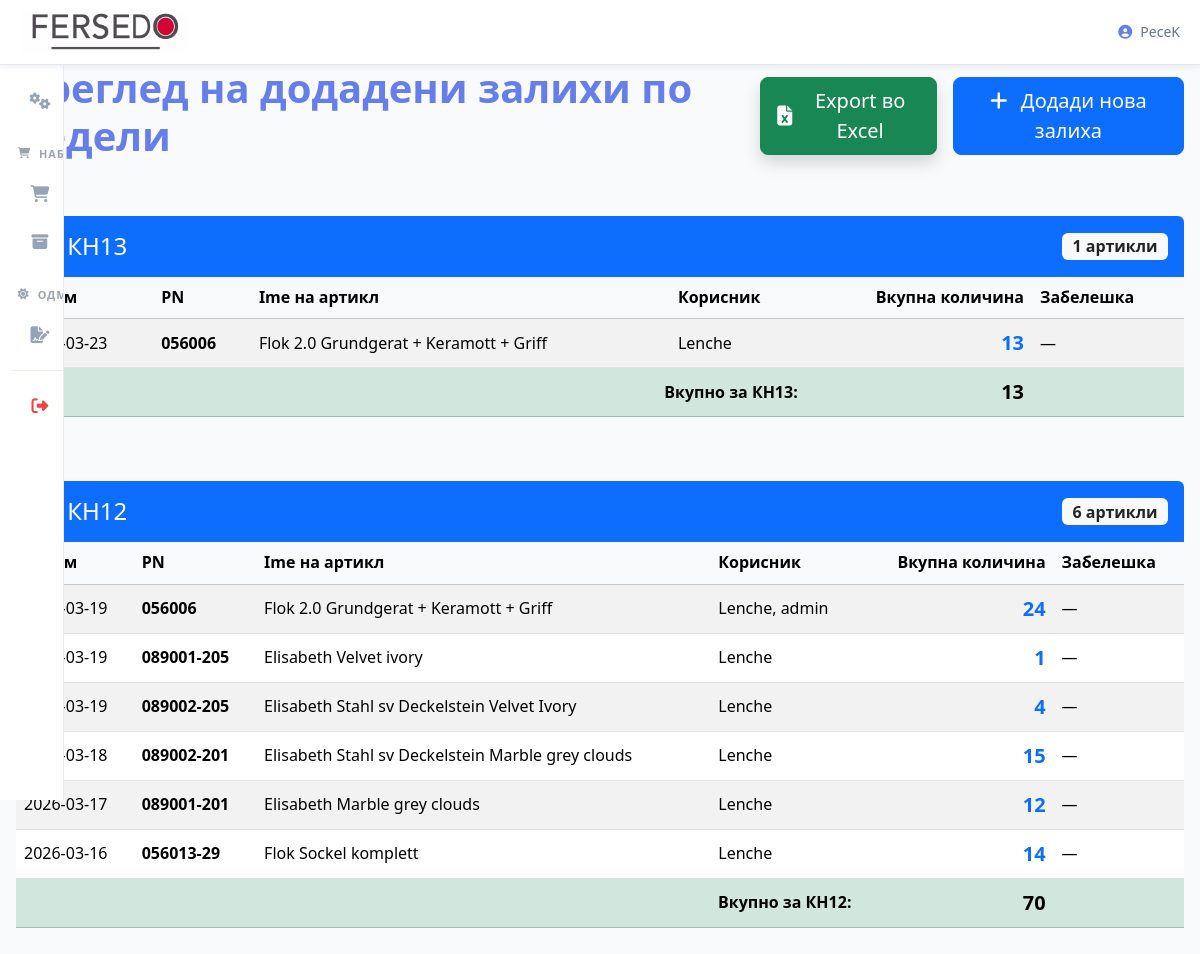
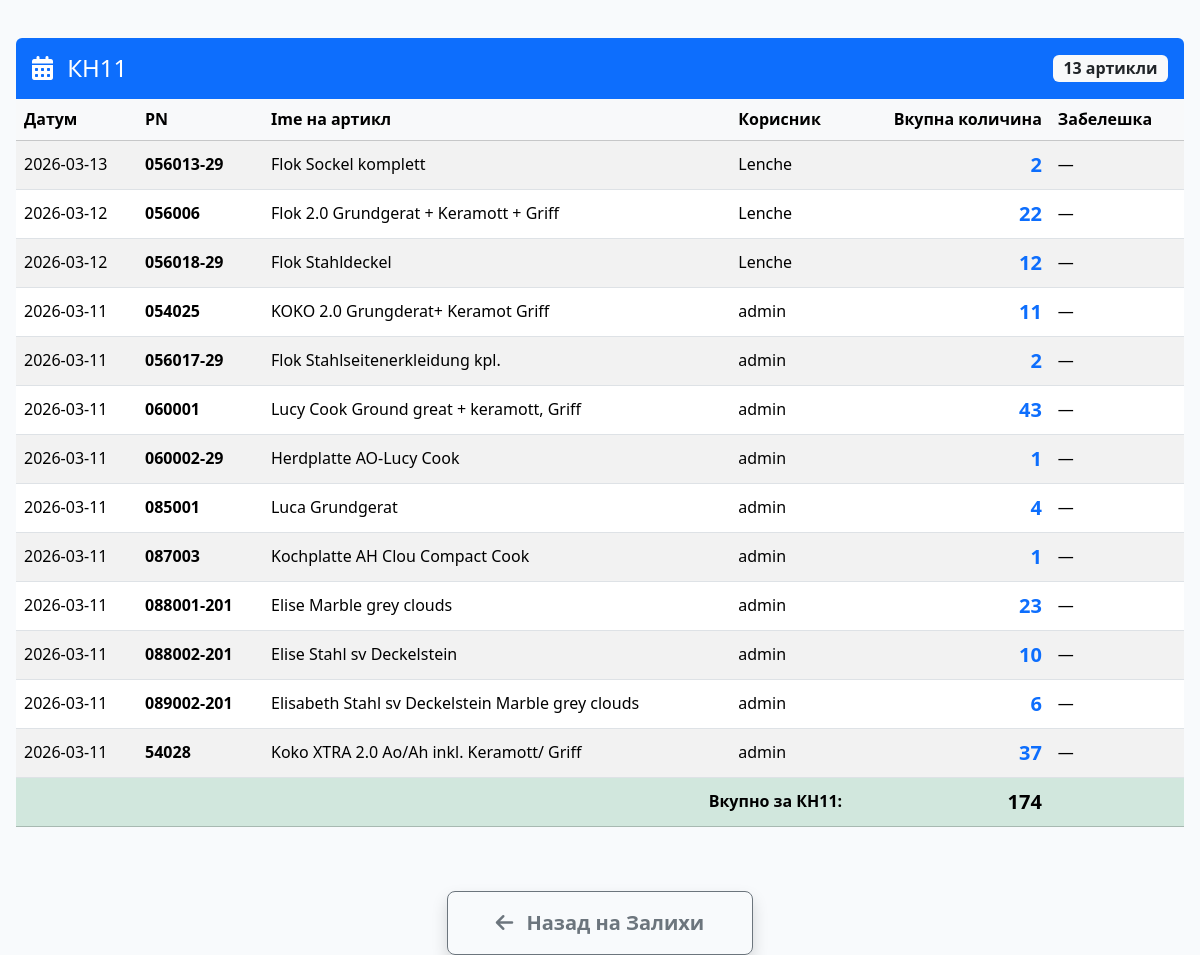
The page /zalihi/dodadeni_po_nedeli (signed in) on the database its author committed (2 pictures, top to bottom).
### tables this page shows
CREATE TABLE zaliha_dodadi_log (
            id INTEGER PRIMARY KEY AUTOINCREMENT,
            datum TEXT NOT NULL,
            username TEXT NOT NULL,
            pn TEXT NOT NULL,
            ime TEXT NOT NULL,
            kolicina INTEGER NOT NULL,
            tip TEXT NOT NULL,           -- 'platena' или 'neplatena'
            zabeleska TEXT
        );

### routes/zalihi.py (the view)
@zalihi_bp.route("/dodadeni_po_nedeli")
@login_required
def dodadeni_po_nedeli():
    conn = get_db()
    cursor = conn.cursor()
    raw = cursor.execute("""
        SELECT
            datum,
            pn,
            ime,
            SUM(kolicina) AS vkupna_kolicina,
            GROUP_CONCAT(username, ', ') AS korisnici_raw,
            zabeleska
        FROM zaliha_dodadi_log
        GROUP BY pn, ime, strftime('%Y-%W', datum)
        ORDER BY datum DESC
    """).fetchall()
    conn.close()
    weeks = defaultdict(list)
    week_totals = {}
    for row in raw:
        r = dict(row)
        try:
            dt = datetime.strptime(r['datum'][:10], '%Y-%m-%d')
            week_num = dt.isocalendar()[1]
            nedela_key = f"КН{week_num:02d}"
        except:
            nedela_key = "КН--"
        r['nedela'] = nedela_key
        if r.get('korisnici_raw'):
            users = sorted(set(u.strip() for u in r['korisnici_raw'].split(',')))
            r['korisnici'] = ', '.join(users)
        else:
            r['korisnici'] = '—'
        weeks[nedela_key].append(r)
        if nedela_key not in week_totals:
            week_totals[nedela_key] = 0
        week_totals[nedela_key] += r['vkupna_kolicina']
    sorted_weeks = sorted(weeks.items(), key=lambda x: x[0], reverse=True)
    return render_template('zalihi_dodadeni_po_nedeli.html',
                           sorted_weeks=sorted_weeks,
                           week_totals=week_totals)

### app.py (called while the page is built)
@app.context_processor
def inject_vapid_key():
    return dict(VAPID_PUBLIC_KEY=VAPID_PUBLIC_KEY)

### utils/db.py (called while the page is built)
def get_db():
    global DATABASE_PATH
    if DATABASE_PATH is None:
        try:
            DATABASE_PATH = current_app.config['DATABASE_PATH']
        except RuntimeError:
            DATABASE_PATH = r"C:\Users\Server\Desktop\Proekt Fersedo\instance\database.db"
    conn = sqlite3.connect(
        DATABASE_PATH,
        timeout=10,
        check_same_thread=False,
    )
    conn.row_factory = lambda cursor, row: dict(
        zip([col[0] for col in cursor.description], row)
    )
    return conn

### templates/zalihi_dodadeni_po_nedeli.html
{% extends "base.html" %}
{% block content %}
<div class="container" style="max-width: 1400px; margin: 4rem auto; padding: 0 1rem;">
    <div class="d-flex justify-content-between align-items-center mb-5">
        <h1 style="font-weight: 800; color: var(--primary);">
            Преглед на додадени залихи по недели
        </h1>
        <div class="d-flex gap-3">
            <a href="{{ url_for('zalihi.dodadeni_po_nedeli_export') }}"
               class="btn btn-success btn-lg d-flex align-items-center gap-2 shadow">
                <i class="fas fa-file-excel"></i> Export во Excel
            </a>
            <a href="{{ url_for('zalihi.dodadi') }}" class="btn btn-primary btn-lg">
                <i class="fas fa-plus me-2"></i> Додади нова залиха
            </a>
        </div>
    </div>
    {% if sorted_weeks %}
        {% for nedela, artikli in sorted_weeks %}
        <div class="mb-5">
            <div class="bg-primary text-white p-3 rounded-top d-flex justify-content-between align-items-center">
                <h4 class="mb-0">
                    <i class="fas fa-calendar-alt me-2"></i>
                    {{ nedela }}
                </h4>
                <span class="badge bg-light text-dark fs-6">
                    {{ artikli|length }} артикли
                </span>
            </div>
            <div class="table-responsive">
                <table class="table table-hover table-striped align-middle">
                    <thead class="table-light">
                        <tr>
                            <th>Датум</th>
                            <th>PN</th>
                            <th>Ime на артикл</th>
                            <th>Корисник</th>
                            <th class="text-end">Вкупна количина</th>
                            <th>Забелешка</th>
                        </tr>
                    </thead>
                    <tbody>
                        {% for art in artikli %}
                        <tr>
                            <td>{{ art.datum[:16] }}</td>
                            <td class="fw-bold">{{ art.pn }}</td>
                            <td>{{ art.ime }}</td>
                            <td>{{ art.korisnici }}</td>
                            <td class="text-end fw-bold text-primary fs-5">{{ art.vkupna_kolicina }}</td>
                            <td>{{ art.zabeleska or '—' }}</td>
                        </tr>
                        {% endfor %}
                    </tbody>
                    <tfoot class="table-success">
                        <tr>
                            <td colspan="4" class="text-end fw-bold">Вкупно за {{ nedela }}:</td>
                            <td class="text-end fw-bold fs-5">{{ week_totals[nedela] }}</td>
                            <td></td>
                        </tr>
                    </tfoot>
                </table>
            </div>
        </div>
        {% endfor %}
    {% else %}
    <div class="alert alert-info text-center py-5">
        <i class="fas fa-inbox fa-3x mb-3 text-muted"></i>
        <h4>Сè уште нема додадени залихи</h4>
    </div>
    {% endif %}
    <div class="text-center mt-5">
        <a href="{{ url_for('zalihi.zalihi') }}" class="btn btn-outline-secondary btn-lg px-5 py-3 fw-bold shadow">
            <i class="fas fa-arrow-left me-2"></i> Назад на Залихи
        </a>
    </div>
</div>
{% endblock %}

### templates/base.html (style rules this page uses)
:root { --primary: #667eea; --primary-dark: #5a67d8; --primary-light: #a5b4fc; --success: #16a34a; --danger: #dc2626; --warning: #eab308; --info: #0dcaf0; --light: #f8fafc; --dark: #0f172a; --gray: #64748b; --gray-light: #cbd5e1; --bg: #f8fafc; --surface: white; --text: #1e293b; --text-secondary: #64748b; --border: #e2e8f0; --shadow-sm: 0 2px 8px rgba(0,0,0,0.08); --shadow: 0 4px 20px rgba(0,0,0,0.1); --shadow-lg: 0 10px 40px rgba(0,0,0,0.15); --radius: 12px; --transition: all 0.3s ease; --sb-width-collapsed: 64px; --sb-width-expanded: 260px; --sb-bg: #ffffff; --sb-border: #e8edf5; --sb-item-hover: rgba(102,126,234,0.08); --sb-item-active: rgba(102,126,234,0.14); --sb-icon-color: #94a3b8; --sb-text-color: #374151; --sb-group-color: #9ca3af; --sb-shadow: 4px 0 32px rgba(15,23,42,0.10); --sb-transition: 0.4s cubic-bezier(0.4, 0, 0.2, 1); }
* { margin:0; padding:0; box-sizing:border-box; }
html, body { height:100%; font-family:system-ui, -apple-system, BlinkMacSystemFont, 'Segoe UI', Roboto, sans-serif; background:var(--bg); color:var(--text); line-height:1.6; }
body { min-height:100vh; touch-action:manipulation; }

### rows shown on the page
zaliha_dodadi_log: datum "2026-03-19", pn "089001-205", ime "Elisabeth Velvet ivory", korisnici "Lenche", vkupna_kolicina "1", zabeleska "—"
zaliha_dodadi_log: datum "2026-03-19", pn "089002-205", ime "Elisabeth Stahl sv Deckelstein Velvet Ivory", korisnici "Lenche", vkupna_kolicina "4", zabeleska "—"
zaliha_dodadi_log: datum "2026-03-17", pn "089001-201", ime "Elisabeth Marble grey clouds", korisnici "Lenche", vkupna_kolicina "12", zabeleska "—"
zaliha_dodadi_log: datum "2026-03-12", pn "056018-29", ime "Flok Stahldeckel", korisnici "Lenche", vkupna_kolicina "12", zabeleska "—"
zaliha_dodadi_log: datum "2026-03-11", pn "056017-29", ime "Flok Stahlseitenerkleidung kpl.", korisnici "admin", vkupna_kolicina "2", zabeleska "—"
zaliha_dodadi_log: datum "2026-03-11", pn "060001", ime "Lucy Cook Ground great + keramott, Griff", korisnici "admin", vkupna_kolicina "43", zabeleska "—"
zaliha_dodadi_log: datum "2026-03-11", pn "060002-29", ime "Herdplatte AO-Lucy Cook", korisnici "admin", vkupna_kolicina "1", zabeleska "—"
zaliha_dodadi_log: datum "2026-03-11", pn "085001", ime "Luca Grundgerat", korisnici "admin", vkupna_kolicina "4", zabeleska "—"
zaliha_dodadi_log: datum "2026-03-11", pn "087003", ime "Kochplatte AH Clou Compact Cook", korisnici "admin", vkupna_kolicina "1", zabeleska "—"
zaliha_dodadi_log: datum "2026-03-11", pn "088002-201", ime "Elise Stahl sv Deckelstein", korisnici "admin", vkupna_kolicina "10", zabeleska "—"

### other values the page prints
{{ session.user }} "PeceK"
{{ nedela }} "КН13" "КН12" "КН11"
{{ artikli|length }} "1" "6" "13"
{{ art.datum[:16] }} "2026-03-23" "2026-03-19" "2026-03-18" "2026-03-16" "2026-03-13" "2026-03-12" "2026-03-11" "2026-03-11" "2026-03-11" "2026-03-11"
{{ art.pn }} "056006" "056006" "089002-201" "056013-29" "056013-29" "056006" "054025" "088001-201" "089002-201" "54028"
{{ art.ime }} "Flok 2.0 Grundgerat + Keramott + Griff" "Flok 2.0 Grundgerat + Keramott + Griff" "Elisabeth Stahl sv Deckelstein Marble grey clouds" "Flok Sockel komplett" "Flok Sockel komplett" "Flok 2.0 Grundgerat + Keramott + Griff" "KOKO 2.0 Grungderat+ Keramot Griff" "Elise Marble grey clouds" "Elisabeth Stahl sv Deckelstein Marble grey clouds" "Koko XTRA 2.0 Ao/Ah inkl. Keramott/ Griff"
{{ art.korisnici }} "Lenche" "Lenche, admin" "Lenche" "Lenche" "Lenche" "Lenche" "admin" "admin" "admin" "admin"
{{ art.vkupna_kolicina }} "13" "24" "15" "14" "2" "22" "11" "23" "6" "37"
{{ art.zabeleska or '—' }} "—" "—" "—" "—" "—" "—" "—" "—" "—" "—"
{{ week_totals[nedela] }} "13" "70" "174"
